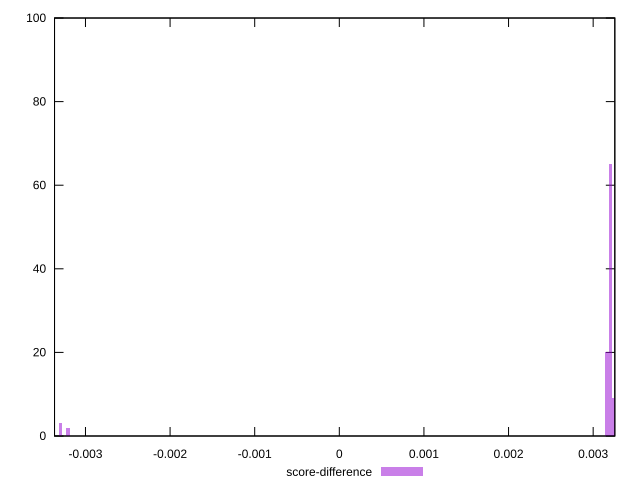

Here is the gnuplot script that generated this plot:
reset

$scoreDifference <<EOF
0.003160546147961154 20
0.003205696807217742 65
0.0032508474664743295 9
-0.003205696807217742 2
-0.0033862994442440935 1
-0.0032959981257309175 3
EOF

set key outside below
set boxwidth 0.00004515065925658791
set xrange [-0.003365623104327753:0.003255956597649323]
set yrange [0:100]
set trange [0:100]
set style fill transparent solid 0.5 noborder
set terminal svg size 640, 490 enhanced background rgb 'white'
set output "report_00008_2021-01-22T20:58:29.167/first-cpu-idle/samples/pages+cached+noexternal+nosvg/score-difference/histogram.svg"

plot $scoreDifference title "score-difference" with boxes

reset
